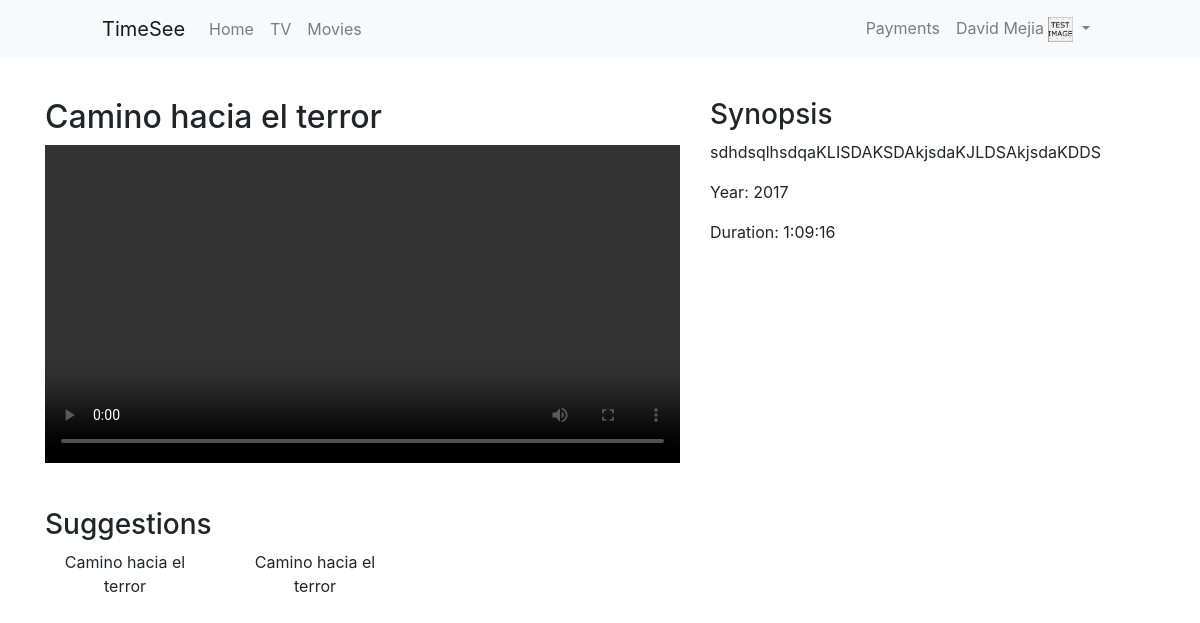
The page /movies/movie/camino-hacia-el-terror-2017/ (signed in) on the database its author committed.
### accounts/models.py (models this page shows, shortened)
class Profile(models.Model):
	user = models.OneToOneField(settings.AUTH_USER_MODEL, on_delete=models.CASCADE)
	photo = models.ImageField(upload_to="users/%Y/%m/%d", blank=True,  default="/userDefault.png")
	phone = models.CharField(max_length=13, blank=True, null=True)
	locked = models.BooleanField(default=False)
	is_internet_client = models.BooleanField(default=False)
	monthly_payment = models.DecimalField(decimal_places=2, max_digits=5, default=100)

### movies/models.py (models this page shows, shortened)
class Movie(models.Model):
	category = models.ForeignKey(Category, related_name="category", on_delete=models.CASCADE)
	name = models.CharField(max_length=30)
	link = models.TextField()
	image = models.TextField()
	synopsis = models.TextField()
	year = models.IntegerField()
	duration = models.DurationField()
	slug = models.SlugField(max_length=200, unique=True)
	class Meta:
		ordering = ['name']

### movies/views.py (the view)
# urls.py: url('movie/(?P<slug>[-\w]+)/$', views.MovieDetailView.as_view(), name="MovieDetail"),
class MovieDetailView(View):
	@method_decorator(login_required)
	def get(self, request, slug):
		template_name = 'movies/MovieDetail.html'
		movie = get_object_or_404(Movie, slug=slug)
		category = Category.objects.get(pk=movie.category.pk)
		similarMovies = Movie.objects.filter(category=category).exclude(pk=movie.pk)
		context = {
			'movie': movie,
			'category': category,
			'similarMovies': similarMovies,
		}
		return render(request, template_name, context)

### movies/templates/movies/MovieDetail.html (shortened to what this page needs)
{%extends 'base.html'%}
{%block content%}
<div class="row">
<div class="col-md-7">
	<h2>{{movie.name}}</h2>
<video controls autoplay style="width: 100%;">
  <source src="{{movie.link}}" type="video/mp4">
</video>
</div>
<div class="col-md-5">
	<h3>Synopsis</h3>
  <p class="text-justify">{{movie.synopsis}}</p>
  <p>Year: {{movie.year}}</p>
    <p>Duration: {{movie.duration}}</p>
</div>
</div>
<div class="row">
   	<div class="col-12">
		<h3 class="sub-title">Suggestions</h3>
   	</div>
{%for similarMovie in similarMovies%}
		<div class="col-4 col-sm-3 col-md-2">
			<p class="text-center">{{movie.name}}</p>
		</div>
{%empty%}
vacio
{%endfor%}
</div>
{%endblock content%}

### templates/base.html (shortened to what this page needs)
{% load static%}
<!DOCTYPE html>
<html lang="en"l>
	<head>
		<link rel="stylesheet" type="text/css" href="{%static '/css/styles.css'%}">
    <link rel="stylesheet" type="text/css" href="{%static '/js/test.js'%}">
<link rel="stylesheet" href="https://maxcdn.bootstrapcdn.com/bootstrap/4.0.0/css/bootstrap.min.css">
	</head>
	<body>
<nav class="navbar navbar-expand-lg navbar-light bg-light">
  <a class="navbar-brand" href="{%if request.user.is_authenticated == False%}{%url 'main:Main'%}{%endif%}">TimeSee</a>
  {%if request.user.is_authenticated%}
  <div class="collapse navbar-collapse" id="navbarTogglerDemo02">
    <ul class="navbar-nav mr-auto mt-2 mt-lg-0">
      <li class="nav-item">
        <a class="nav-link" href="{%url 'accounts:Home'%}">Home <span class="sr-only">(current)</span></a>
      </li>
      <li class="nav-item">
        <a class="nav-link {%if request.user.profile.locked == True%}btn disabled {%endif%}" href="{%url 'TV:ChannelsList'%}">TV</a>
      </li>
      <li class="nav-item">
        <a class="nav-link {%if request.user.profile.locked == True%}btn disabled {%endif%}" href="{%url 'Movies:MoviesList'%}">Movies</a>
      </li>
    </ul>
    <ul class="navbar-nav ml-auto">
      <li class="nav-item">
        <a class="nav-link" href="{%url 'payments:PaymentsList'%}">Payments</a>
      </li>
      <li class="nav-item dropdown">
        <a class="nav-link dropdown-toggle" href="#" id="navbarDropdownMenuLink" data-toggle="dropdown" aria-haspopup="true" aria-expanded="false">
          {{request.user.first_name}} {{request.user.last_name}}
          <img src="{{request.user.profile.photo.url}}" class="myphoto">
        </a>
      </li>
    </ul>
  </div>
  {%endif%}
</nav>
		<section class="container content">
			{%block content%}
			{%endblock content%}
		</section>
	</body>
</html>

### static/css/styles.css (style rules this page uses)
.content, .sub-title { padding-top: 40px; }
.myphoto { height: 25px; width: 25px; }
@media screen and (min-width: 992px) { .navbar-brand { padding-left: 86px; } }
@media screen and (min-width: 992px) { .ml-auto { padding-right: 86px; } }

### rows shown on the page
Movie: name "Camino hacia el terror", synopsis "sdhdsqlhsdqaKLISDAKSDAkjsdaKJLDSAkjsdaKDDS", year "2017", duration "1:09:16"

### other values the page prints
{{ request.user.first_name }} "David"
{{ request.user.last_name }} "Mejia"
